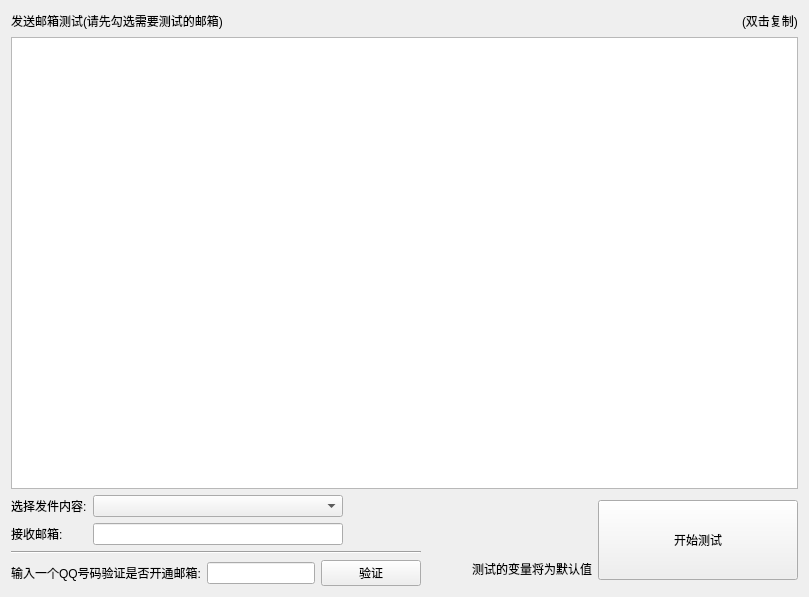
<?xml version="1.0" encoding="UTF-8"?>
<ui version="4.0">
 <class>WEmailTest</class>
 <widget class="QWidget" name="WEmailTest">
  <property name="geometry">
   <rect>
    <x>0</x>
    <y>0</y>
    <width>809</width>
    <height>597</height>
   </rect>
  </property>
  <property name="windowTitle">
   <string>邮箱测试</string>
  </property>
  <layout class="QVBoxLayout" name="verticalLayout_5">
   <item>
    <layout class="QHBoxLayout" name="horizontalLayout">
     <item>
      <widget class="QLabel" name="label">
       <property name="text">
        <string>发送邮箱测试(请先勾选需要测试的邮箱)</string>
       </property>
      </widget>
     </item>
     <item>
      <spacer name="horizontalSpacer">
       <property name="orientation">
        <enum>Qt::Horizontal</enum>
       </property>
       <property name="sizeHint" stdset="0">
        <size>
         <width>40</width>
         <height>20</height>
        </size>
       </property>
      </spacer>
     </item>
     <item>
      <widget class="QLabel" name="label_state">
       <property name="text">
        <string>(双击复制)</string>
       </property>
      </widget>
     </item>
    </layout>
   </item>
   <item>
    <widget class="QTableView" name="tableView">
     <property name="minimumSize">
      <size>
       <width>600</width>
       <height>300</height>
      </size>
     </property>
    </widget>
   </item>
   <item>
    <layout class="QHBoxLayout" name="horizontalLayout_7">
     <item>
      <layout class="QVBoxLayout" name="verticalLayout_4">
       <item>
        <layout class="QHBoxLayout" name="horizontalLayout_4">
         <item>
          <layout class="QVBoxLayout" name="verticalLayout">
           <item>
            <layout class="QHBoxLayout" name="horizontalLayout_3">
             <item>
              <widget class="QLabel" name="label_2">
               <property name="text">
                <string>选择发件内容:</string>
               </property>
              </widget>
             </item>
            </layout>
           </item>
           <item>
            <layout class="QHBoxLayout" name="horizontalLayout_2">
             <item>
              <widget class="QLabel" name="label_3">
               <property name="text">
                <string>接收邮箱:</string>
               </property>
              </widget>
             </item>
            </layout>
           </item>
          </layout>
         </item>
         <item>
          <layout class="QVBoxLayout" name="verticalLayout_2">
           <item>
            <widget class="QComboBox" name="combo_word"/>
           </item>
           <item>
            <widget class="QLineEdit" name="edit_putEmail"/>
           </item>
          </layout>
         </item>
         <item>
          <spacer name="horizontalSpacer_4">
           <property name="orientation">
            <enum>Qt::Horizontal</enum>
           </property>
           <property name="sizeHint" stdset="0">
            <size>
             <width>40</width>
             <height>20</height>
            </size>
           </property>
          </spacer>
         </item>
        </layout>
       </item>
       <item>
        <layout class="QHBoxLayout" name="horizontalLayout_6">
         <item>
          <layout class="QVBoxLayout" name="verticalLayout_3">
           <item>
            <widget class="Line" name="line">
             <property name="orientation">
              <enum>Qt::Horizontal</enum>
             </property>
            </widget>
           </item>
           <item>
            <layout class="QHBoxLayout" name="horizontalLayout_5">
             <item>
              <widget class="QLabel" name="label_4">
               <property name="maximumSize">
                <size>
                 <width>240</width>
                 <height>16777215</height>
                </size>
               </property>
               <property name="text">
                <string>输入一个QQ号码验证是否开通邮箱:</string>
               </property>
              </widget>
             </item>
             <item>
              <widget class="QLineEdit" name="edit_verifyEmail">
               <property name="maximumSize">
                <size>
                 <width>150</width>
                 <height>16777215</height>
                </size>
               </property>
              </widget>
             </item>
             <item>
              <widget class="QPushButton" name="button_verify">
               <property name="minimumSize">
                <size>
                 <width>100</width>
                 <height>0</height>
                </size>
               </property>
               <property name="maximumSize">
                <size>
                 <width>200</width>
                 <height>16777215</height>
                </size>
               </property>
               <property name="text">
                <string>验证</string>
               </property>
              </widget>
             </item>
            </layout>
           </item>
          </layout>
         </item>
         <item>
          <spacer name="horizontalSpacer_6">
           <property name="orientation">
            <enum>Qt::Horizontal</enum>
           </property>
           <property name="sizeHint" stdset="0">
            <size>
             <width>40</width>
             <height>20</height>
            </size>
           </property>
          </spacer>
         </item>
         <item>
          <widget class="QLabel" name="label_5">
           <property name="text">
            <string>测试的变量将为默认值</string>
           </property>
          </widget>
         </item>
        </layout>
       </item>
      </layout>
     </item>
     <item>
      <widget class="QPushButton" name="button_test">
       <property name="minimumSize">
        <size>
         <width>200</width>
         <height>80</height>
        </size>
       </property>
       <property name="maximumSize">
        <size>
         <width>200</width>
         <height>80</height>
        </size>
       </property>
       <property name="text">
        <string>开始测试</string>
       </property>
      </widget>
     </item>
    </layout>
   </item>
  </layout>
 </widget>
 <layoutdefault spacing="6" margin="11"/>
 <resources/>
 <connections/>
</ui>
